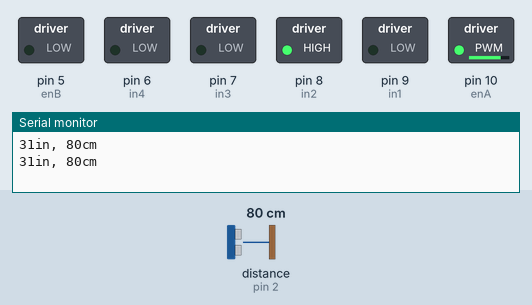
A sketch run on a simulated Arduino Uno, built with avr-gcc and run on an emulated ATmega328P. Shown: switched loads named in the sketch (green lamp = pin HIGH), the last lines printed to the serial monitor. Wiring (inferred from the names in the program): ultrasonic range finder: trigger pin 2; echo pin 2. Inputs (shaded band) come from the test bench; at power-on: distance to the obstacle (sensor on pin 2) 80 cm. The echo pulse lasts 58.3 µs per cm.

Above: at 2.8 s.
2.9 s: distance to the obstacle (sensor on pin 2) set to 34 cm
5.6 s: distance to the obstacle (sensor on pin 2) set to 28 cm
At 6.3 s:
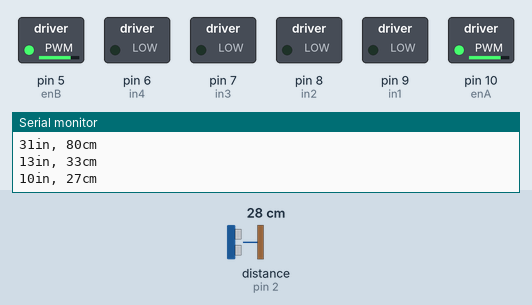
8.3 s: distance to the obstacle (sensor on pin 2) set to 35 cm
At 10.8 s:
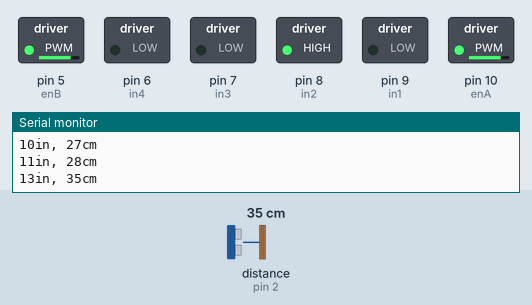
11.5 s: distance to the obstacle (sensor on pin 2) set to 2 cm
At 12.4 s:
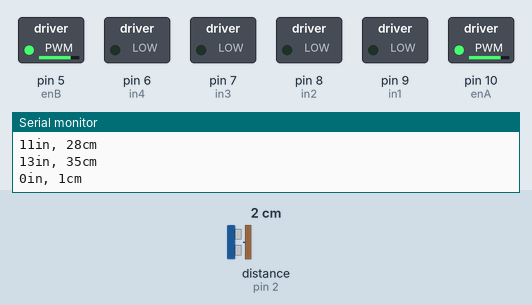
14.2 s: distance to the obstacle (sensor on pin 2) set to 60 cm
At 16.8 s:
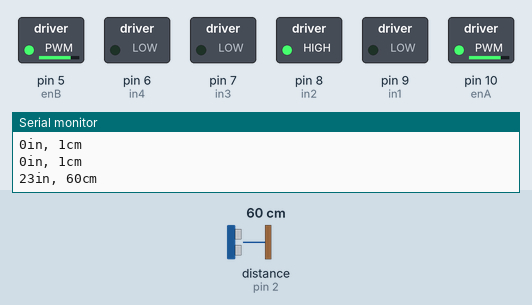
Timing chart, 0 to 18.3 s (numbered marks = the images above; inputs shaded):
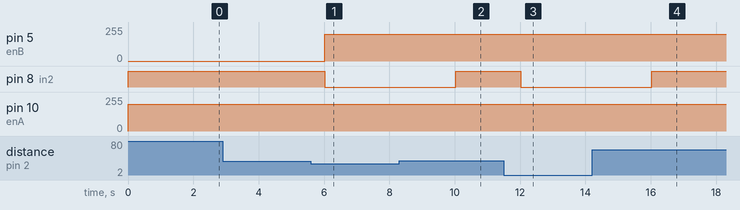

Measured:
- the behaviour switches between 31 and 30 cm on distance to the obstacle (sensor on pin 2) (found by bisection; images 0 and 1)
- after the input at 5.6 s, pin 5 (enB): 0/255 → 200/255 after 0.42 s; pin 8 (in2): HIGH → LOW after 0.42 s
- after the input at 8.3 s, pin 8 (in2): LOW → HIGH after 1.7 s
- after the input at 11.5 s, pin 8 (in2): HIGH → LOW after 0.53 s
- after the input at 14.2 s, pin 8 (in2): LOW → HIGH after 1.8 s

The sketch:

RC_Car_PingSensor_DC_Motor_Test.ino
```cpp
//Ping Sensor Pin
const int pingPin = 2;

// connect motor controller pins to Arduino digital pins
// motor one
int enA = 10;
int in1 = 9;
int in2 = 8;
//motor two
int in3 = 7;
int in4 = 6;
int enB = 5;
int Speed = 200;
int SpeedB = 255; //Go the maximum ammount you can turn

void Forward();
void Reverse();
void Left();
void Right();
void Brake();

void setup()
{
  Serial.begin(9600);
  // set all the motor control pins to outputs
  pinMode(enA, OUTPUT);
  pinMode(in1, OUTPUT);
  pinMode(in2, OUTPUT);
  pinMode(enB, OUTPUT);
  pinMode(in3, OUTPUT);
  pinMode(in4, OUTPUT);
}

void loop()
{
  // establish variables for duration of the ping,
  // and the distance result in inches and centimeters:
  long duration, inches, cm;

  // The PING))) is triggered by a HIGH pulse of 2 or more microseconds.
  // Give a short LOW pulse beforehand to ensure a clean HIGH pulse:
  pinMode(pingPin, OUTPUT);
  digitalWrite(pingPin, LOW);
  delayMicroseconds(2);
  digitalWrite(pingPin, HIGH);
  delayMicroseconds(5);
  digitalWrite(pingPin, LOW);

  // The same pin is used to read the signal from the PING))): a HIGH
  // pulse whose duration is the time (in microseconds) from the sending
  // of the ping to the reception of its echo off of an object.
  pinMode(pingPin, INPUT);
  duration = pulseIn(pingPin, HIGH);

  // convert the time into a distance
  inches = microsecondsToInches(duration);
  cm = microsecondsToCentimeters(duration);

  Serial.print(inches);
  Serial.print("in, ");
  Serial.print(cm);
  Serial.print("cm");
  Serial.println();

  if (inches < 12 ){
    Brake();
    delay(2000);
  }
  else {
    Forward();
    delay(2000);
  }

//  //Backup to the left
//  Left();
//  delay(2000);
//  Backward();
//  delay(2000);
//  Brake();
//  delay(2000);
//
//  //Forward to the right
//  Right();
//  delay(2000);
//  Forward();
//  delay(2000);
//  Brake();
//  delay(2000);
}
//Ping Sensor
long microsecondsToInches(long microseconds) {
  // According to Parallax's datasheet for the PING))), there are
  // 73.746 microseconds per inch (i.e. sound travels at 1130 feet per
  // second).  This gives the distance travelled by the ping, outbound
  // and return, so we divide by 2 to get the distance of the obstacle.
  // See: http://www.parallax.com/dl/docs/prod/acc/28015-PING-v1.3.pdf
  return microseconds / 74 / 2;
}

long microsecondsToCentimeters(long microseconds) {
  // The speed of sound is 340 m/s or 29 microseconds per centimeter.
  // The ping travels out and back, so to find the distance of the
  // object we take half of the distance travelled.
  return microseconds / 29 / 2;
}

//Car Directions
void Left(){
  analogWrite(enB, SpeedB);
  digitalWrite(in3, LOW);
  digitalWrite(in4, HIGH);
}
void Right(){
  analogWrite(enB, SpeedB);
  digitalWrite(in4, LOW);
  digitalWrite(in3, HIGH);
}
void Forward()
{
  analogWrite(enA, Speed);
  digitalWrite(in1, LOW);
  digitalWrite(in2, HIGH);
}
void Backward()
{
  analogWrite(enA, Speed);
  digitalWrite(in1, HIGH);
  digitalWrite(in2, LOW);
}
void Brake()
{
  digitalWrite(in1, LOW);
  digitalWrite(in2, LOW);
  digitalWrite(in3, LOW);
  digitalWrite(in4, LOW);
  analogWrite(enA, Speed);
  analogWrite(enB, Speed);
}
```
